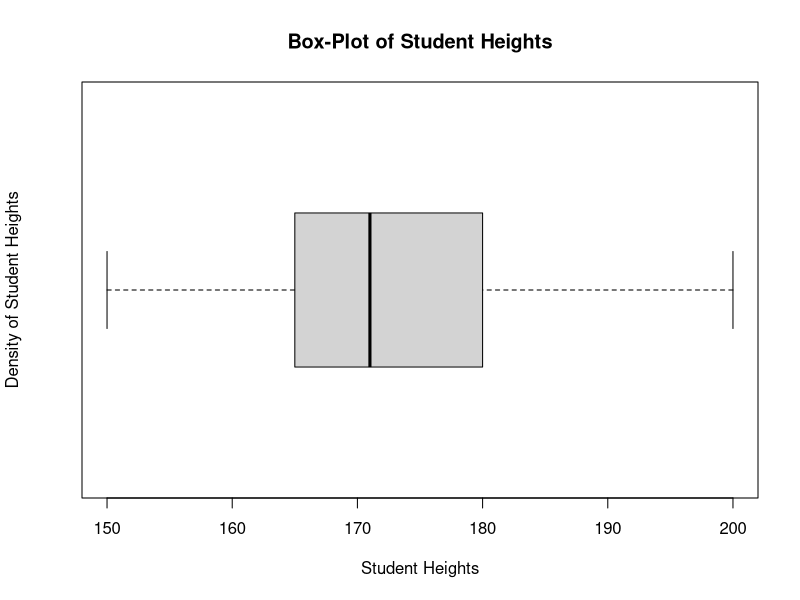

The R source for this figure:
library(MASS)
data(survey)

# This line specifies that all output should be saved as "
png("survey-boxplot.png")

# Label the axes
main.label <- "Box-Plot of Student Heights"
y.label <- "Density of Student Heights"

# Save student height as a seperate variable
student.heights <- survey$Height

# Draw the box plot
boxplot(student.heights, main = main.label, xlab="Student Heights", ylab = y.label, horizontal=TRUE)
